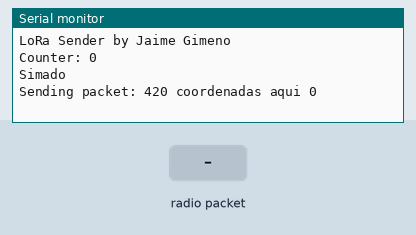
Recording of a sketch running on a simulated Arduino Uno, built with avr-gcc and run on an emulated ATmega328P. On the bench: the last lines printed to the serial monitor. Inputs (shaded band) come from the test bench. No radio packets arrive unless stated.

Above: at 1.8 s.
1.9 s: radio packet "1" arrives
At 3.1 s:
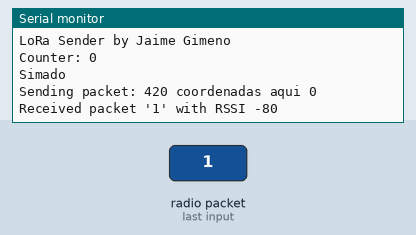
3.4 s: radio packet "0" arrives
At 4.3 s:
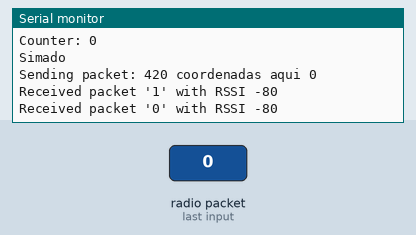
4.9 s: radio packet "2" arrives
At 5.5 s:
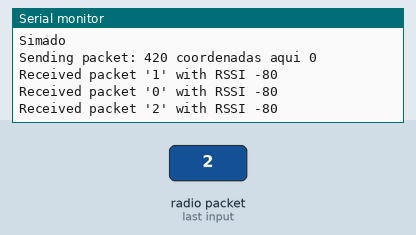

Measured:
- after the input at 1.9 s, the serial monitor: prints a new line at once (image 1)
- after the input at 3.4 s, the serial monitor: prints a new line at once (image 2)
- after the input at 4.9 s, the serial monitor: prints a new line at once (image 3)

The sketch:

LoRaSender.ino
```cpp
#include <SPI.h>
#include <LoRa.h>

#define ss 10
#define reset 9
#define dio0 2

int counter = 0;

void setup() {
  Serial.begin(9600);
  while (!Serial);

  Serial.println("\n\nLoRa Sender by Jaime Gimeno\n\n");

  LoRa.setPins(ss, reset, dio0);
  if (!LoRa.begin(868E6)) {
    Serial.println("Starting LoRa failed!");
    while (1);
  }
}

void send_packet(String packet){
  Serial.print("Sending packet: ");
  Serial.println(packet);
  // send packet
  LoRa.beginPacket();
  LoRa.print(packet);
  LoRa.endPacket();
}

String read_packet(){
  // try to parse packet
  int packetSize = LoRa.parsePacket();
  while(!packetSize){
    packetSize = LoRa.parsePacket();
  }

  Serial.print("Received packet '");

  // read packet
  String message = "";
  while (LoRa.available()) {
    message.concat((char)LoRa.read());
  }
  Serial.print(message);
  // print RSSI of packet
  Serial.print("' with RSSI ");
  Serial.println(LoRa.packetRssi());

  return message;
}

void send_sync(String packet, String ID){
  // Create messagge and send
  String msg = ID + " " + packet;
  send_packet(msg);

  // Wait for response
  String received_msg = read_packet();
  while(received_msg != ID){
    received_msg = read_packet();
  }

  Serial.println("Mensage enviado y confirmaión recibida.");

}

void loop() {
  Serial.println("Counter: "+String(counter));
  delay(1000);
  Serial.println("Simado");
  send_sync("coordenadas aqui " + String(counter), "420");

  counter = counter + 1;

  delay(1000);
}
```
